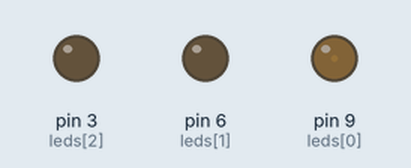
A sketch run on a simulated Arduino Uno, built with avr-gcc and run on an emulated ATmega328P. Parts: output pins drawn as LEDs (lit = HIGH).

Above: at 0.05 s.
At 1.25 s:
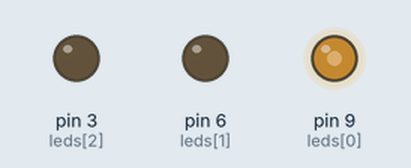
At 2.45 s:
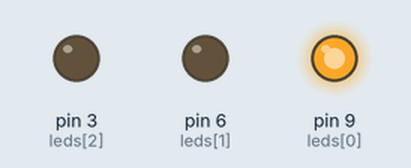
At 4.9 s:
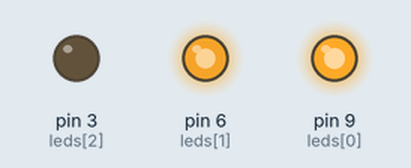
At 7.3 s:
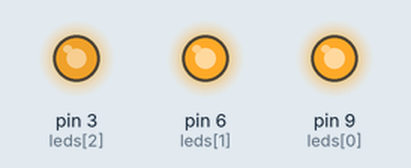
At 9.75 s:
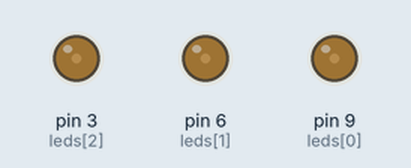
Timing chart, 0 to 13.3 s (numbered marks = the images above):
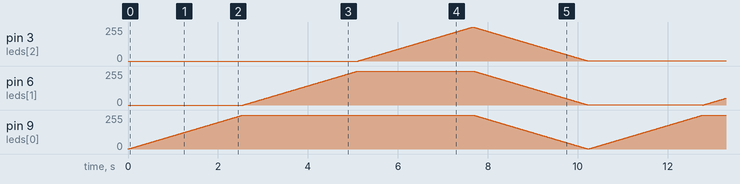

The sketch:

Arduino_6_PWM_Pulse_GRYLight_sequentially.ino
```cpp
int leds[] = {9,6,3};
int num = 3;
//setup call methods:
void init_leds(){
  for(int i = 0; i<num; i++){
    pinMode(leds[i], OUTPUT);
  }
}

void FadeIN(int theLed){
  for(int i = 0; i < 255; i++){
    analogWrite(theLed, i);
    delay(10);
  }
}

void FadeOUT(){
 for(int i = 255; i > 0; i--){
   for(int j = 0; j < num; j++){
     analogWrite(leds[j], i);
   }
   delay(10);
 }
}
//initialize LEDs as output:
void setup(){
  init_leds();
}
//start squential loop:
void loop(){
  for(int i = 0; i < num; i++){    //Start sequential fade in loop
    FadeIN(leds[i]);               //using call method
  }
  delay(10);                      //wait for a little
  FadeOUT();                      //fade out using call method
}
```
